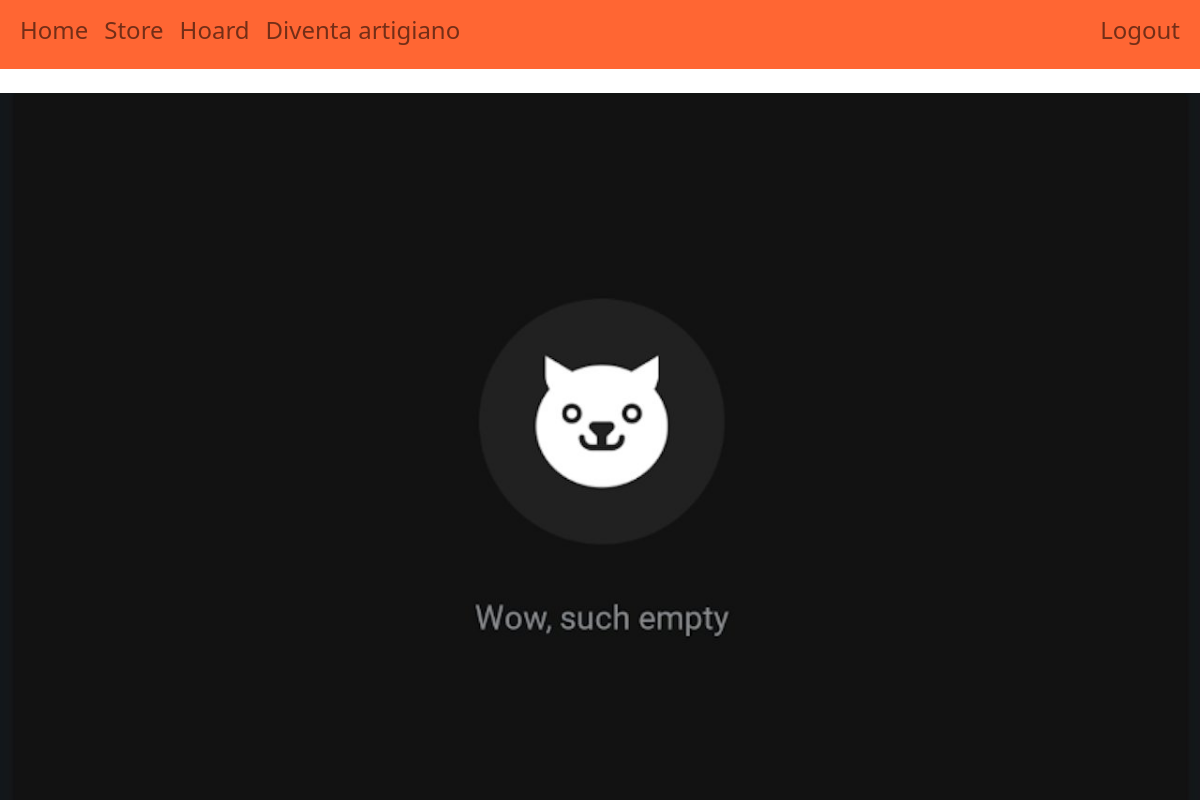
Page /hoard/show_hoard/LikeADragon/ (signed in) on the earlier database version.
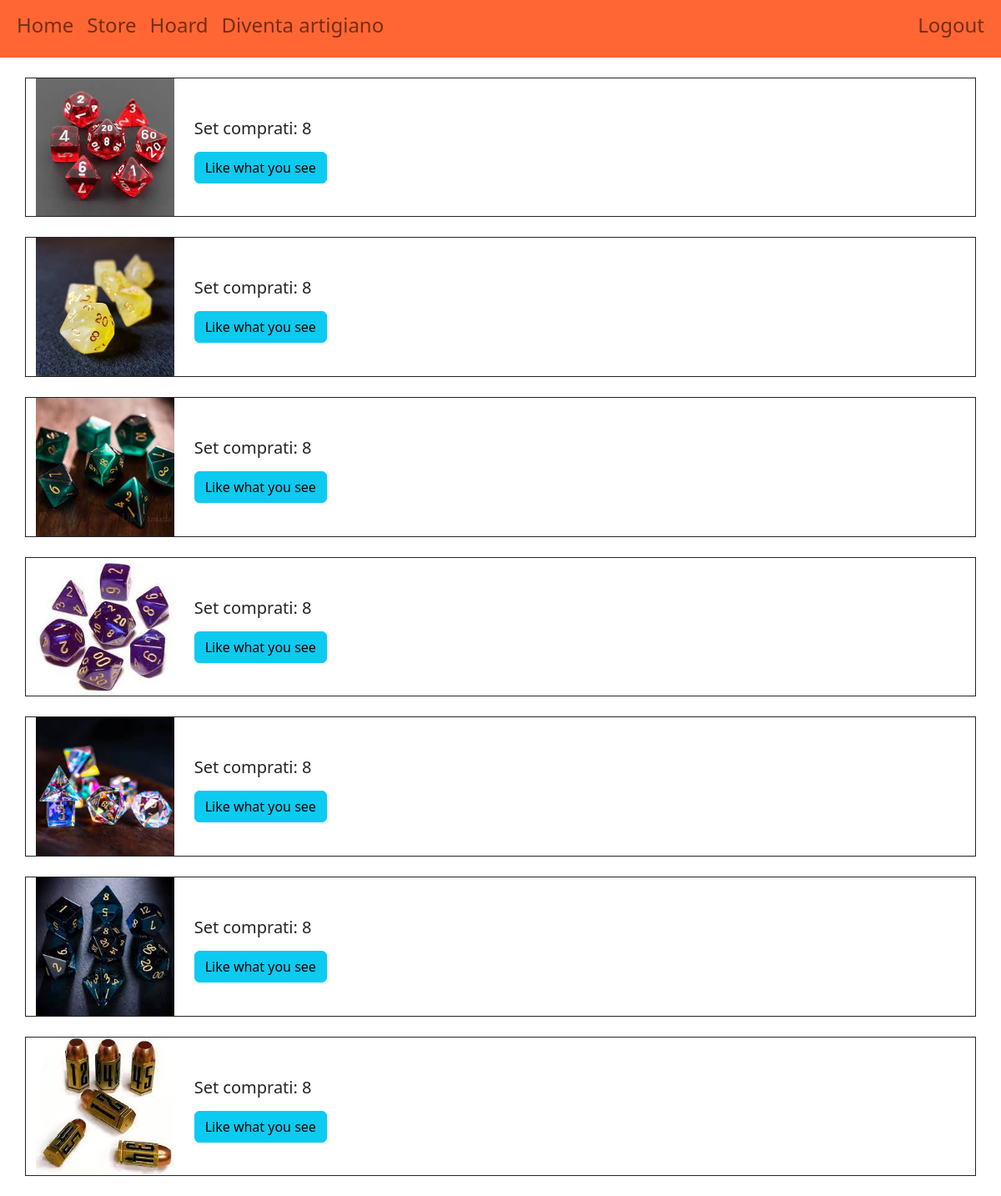
Same page on the later database version.
### store/models.py (models this page shows, shortened)
class Purchase(models.Model):
    dice_set = models.ForeignKey(Dice, on_delete=models.CASCADE)
    buyer = models.ForeignKey(User, on_delete=models.CASCADE)
    date = models.DateField()
    amount_of_sets = models.PositiveIntegerField()

class Dice(models.Model):
    COLORS = [
        ("R","Red"),
        ("O","Orange"),
        ("Y","Yellow"),
        ("G","Green"),
        ("B","Blue"),
        ("P","Purple"),
        ("N","Black"),
        ("W","White"),
        ("M","Metal"),
    ]
    code = models.CharField(max_length=255, primary_key=True, unique=True)
    name = models.CharField(max_length=50)
    number_of_pices = models.PositiveSmallIntegerField()
    primary_color = models.CharField(max_length=1, choices=COLORS)
    description = models.CharField(max_length=300)
    seller = models.ForeignKey(User,on_delete=models.SET_NULL,null=True)
    available = models.BooleanField()
    price = models.FloatField()
    image = models.ImageField(upload_to='uploads/',null= True)

### hoard/views.py (the view)
# urls.py: path('show_hoard/<str:user>/', views.show_hoard, name='show_hoard'),
@login_required
def show_hoard(request,user):
    proprietario = User.objects.get(username__iexact=user)
    acquisti = Purchase.objects.filter(buyer__exact=proprietario)
    acquisti = acquisti.order_by('-date')
    acq = []
    for a in acquisti:
        dado = a.dice_set
        acq.append({'acquisto':a,'dado':dado})
    ctx = {
        'acquisti' : acq,
        'numset' : acquisti.count(),
        'MEDIA_URL' : settings.MEDIA_URL,
    }
    return render(request, template_name='hoard/show_hoard.html', context=ctx)

### templates/hoard/show_hoard.html (shortened to what this page needs)
{% extends "base.html" %}
{% block head %}
    {% load static %}
{% endblock %}
{% block content %}
    <br>
    <div class= "container">
        {% for acquisto in acquisti %}
            <div class="row border border-dark">
                <div class="col-sm-2">
                    <img class="card-img-top border-dark h-100" src="{{MEDIA_URL}}{{acquisto.dado.image}}" onerror="this.src='{%static 'set/set_default.png' %}'">
                </div>
                <div class="col-sm ">
                    <div class="card-body">
                        <br><br>
                        <h5 class="card-title">Set comprati: {{acquisto.acquisto.amount_of_sets}} </h5>
                        <a href="{% url 'store:purchase' code=acquisto.dado.code %}" class="btn btn-info">Like what you see</a>
                    </div>
                </div>
            </div>
            <br>
        {% endfor %}
    </div>
    {% if numset == 0%}
        <div class="text-center">
            <img src="{%static 'set/empty.png' %}" class="img-fluid" alt="Try search something else">
        </div>
    {% endif %}
{% endblock %}

Differences in the rows shown:
added Purchase: dado.image (picture), acquisto.amount_of_sets "8"
added Purchase: dado.image (picture), acquisto.amount_of_sets "8"
added Purchase: dado.image (picture), acquisto.amount_of_sets "8"
added Purchase: dado.image (picture), acquisto.amount_of_sets "8"
added Purchase: dado.image (picture), acquisto.amount_of_sets "8"
added Purchase: dado.image (picture), acquisto.amount_of_sets "8"
added Purchase: dado.image (picture), acquisto.amount_of_sets "8"
